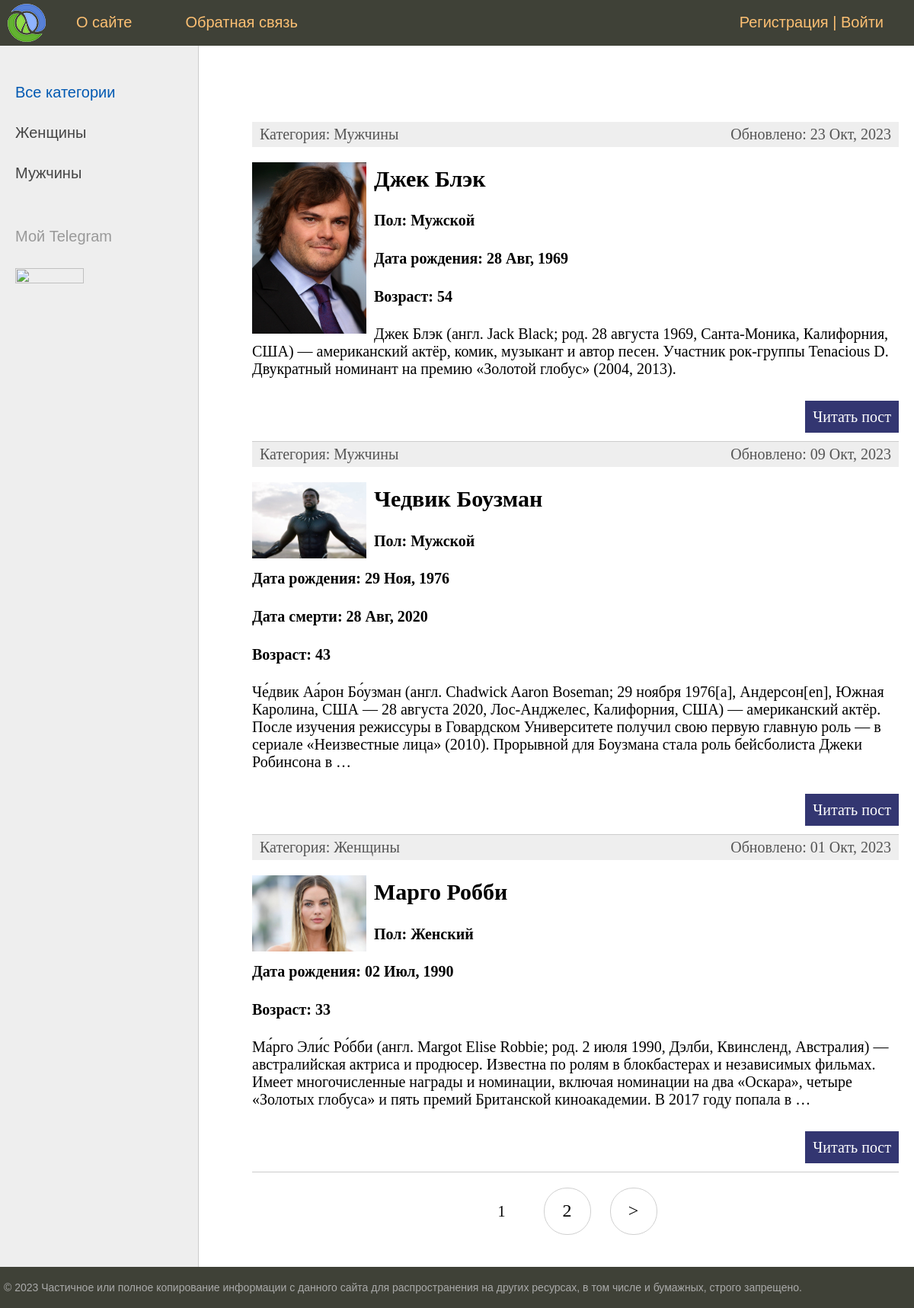
The page / on the database its author committed.
### actors/models.py (models this page shows, shortened)
class Category(models.Model):
    name = models.CharField(max_length=100, db_index=True, verbose_name="Категория")
    slug = models.SlugField(max_length=255, unique=True, db_index=True, verbose_name="URL")
    def __str__(self):
        return self.name
    def get_absolute_url(self):
        return reverse('category', kwargs={'cat_id': self.pk})
    class Meta:
        verbose_name = 'категорию'
        verbose_name_plural = 'Категории'
        ordering = ['id']

class Actors(models.Model):
    title = models.CharField(max_length=255, verbose_name='Заголовок')
    slug = models.SlugField(max_length=100, unique=True, db_index=True, verbose_name='URL')
    sex = models.CharField(max_length=100, verbose_name='Пол')
    birth = models.DateField(blank=True, verbose_name='Дата рождения')
    death = models.DateField(blank=True, null=True, verbose_name='Дата смерти')
    bio = models.TextField(blank=True, verbose_name='Биография')
    photo = models.ImageField(blank=True, null=True, upload_to='photos%Y/%m/%d/', verbose_name='Фото')
    crt_time = models.DateTimeField(auto_now_add=True, verbose_name='Время создания')
    upd_time = models.DateTimeField(auto_now=True, verbose_name='Время обновления')
    is_published = models.BooleanField(default=True, verbose_name='Публикация')
    cat = models.ForeignKey('Category', on_delete=models.PROTECT, verbose_name='Категория')
    def get_age(self):
        b_s = str(self.birth)
        date_format = '%Y-%m-%d'
        if self.death is None:
            temp = datetime.today() - datetime.strptime(b_s, date_format)
        else:
            d_s = str(self.death)
            temp = datetime.strptime(d_s, date_format) - datetime.strptime(b_s, date_format)
        return temp.days // 365
    def get_absolute_url(self):
        return reverse('post', kwargs={'post_slug': self.slug})
    class Meta:
        verbose_name = 'актёров'
        verbose_name_plural = 'Актёры'
        ordering = ['-crt_time', 'title']

### actors/views.py (the view)
# urls.py: path('', ActorsHome.as_view(), name='home'),
class ActorsHome(DataMixin, ListView):
    model = Actors
    template_name = 'actors/startpage.html'
    context_object_name = 'posts'
    def get_context_data(self, *, object_list=None, **kwargs):
        context = super().get_context_data(**kwargs)
        c_def = self.get_user_context(title='Главная страница')
        return dict(list(context.items()) + list(c_def.items()))
    def get_queryset(self):
        return Actors.objects.filter(is_published=True)

### actors/templatetags/actors_tags.py (called while the page is built)
@register.inclusion_tag('actors/list_categories.html')
def show_categories(sort=None, cat_selected=0):
    if not sort:
        cats = Category.objects.annotate(Count('actors'))
    else:
        cats = Category.objects.annotate(Count('actors')).order_by(sort)
    return {'cats': cats, 'cat_selected': cat_selected}

### actors/utils.py (called while the page is built)
    def get_user_context(self, **kwargs):
        context = kwargs
        cats = Category.objects.all()
        user_menu = menu.copy()
        if not self.request.user.is_authenticated:
            user_menu.pop(1)
        context['menu'] = user_menu
        context['cats'] = cats
        if 'cat_selected' not in context:
            context['cat_selected'] = 0
        return context

### actors/templates/actors/startpage.html (shortened to what this page needs)
{% extends 'actors/base.html' %}
{% block content %}
<ul class="list-articles">
	{% for p in posts %}
			<li><div class="article-panel">
				<p class="first">Категория: {{p.cat}}</p>
				<p class="last">Обновлено: {{p.upd_time|date:'d M, Y'}}</p>
			</div>
{% if p.photo %}
	<p><img class="img-article-left thumb" src="{{p.photo.url}}"></p>
{% endif %}
				<h2>{{p.title}}</h2>
				<h4>Пол: {{p.sex}}</h4>
				<h4>Дата рождения: {{p.birth|date:'d M, Y'}}</h4>
				{% if p.death %}
				<h4>Дата смерти: {{p.death|date:'d M, Y'}}</h4>
				{% endif %}
				<h4>Возраст: {{p.get_age}}</h4>
	{% autoescape on %}
	{{p.bio|linebreaks|truncatewords:50}}
	{% endautoescape %}
			<p class="link-read-post"><a href="{{p.get_absolute_url}}">Читать пост</a></p>
			</li>
	{% endfor %}
</ul>
{% endblock %}

### actors/templates/actors/list_categories.html
{% for c in cats %}
{% if c.actors__count > 0 %}
	{% if c.pk == cat_selected %}
		<li class="selected">{{c.name}}</li>
	{% else %}
		<li><a href="{{ c.get_absolute_url }}">{{c.name}}</a></li>
	{% endif %}
{% endif %}
{% endfor %}

### actors/static/actors/css/styles.css (style rules this page uses)
html, body { font-family: 'Arial'; margin: 0; padding: 0; height: 100%; width: 100%; color: #444; }
a { color: #0059b2; text-decoration: none; }
img { max-width: 600px; height: auto; }
img.img-article-left { max-width: 300px; height: auto; float: left; padding: 0 10px 10px 0; }
img.img-article-left.thumb { max-width: 150px; height: auto; }
p.link-read-post { text-align: right; }
p.link-read-post a { padding: 10px; min-width: 100px; background: #333671; color: #fff; text-decoration: none; }
div.article-panel { background: #eee; padding: 5px 10px 5px 10px; box-sizing border-box; overflow: hidden; color: #555; }
div.article-panel p.first { margin: 0; float: left; }
div.article-panel p.last { margin: 0; float: right; }
ul.list-articles { list-style: none; margin: 0; padding: 0; }
ul.list-articles li { border-bottom: 1px solid #ccc; }
.left-chapters ul li { margin: 30px 0 0 0; color: #999; }
.left-chapters ul li a { color: #444; text-decoration: none; }

### rows shown on the page
Category: name "Женщины"
Category: name "Мужчины"
Actors: cat "Мужчины", upd_time "23 Окт, 2023", photo (picture), title "Джек Блэк", sex "Мужской", birth "28 Авг, 1969", get_age "54", bio "Джек Блэк (англ. Jack Black; род. 28 августа 1969, Санта-Моника, Калифорния, США) — американский актёр, комик, музыкант и автор песен. Участник рок-группы Tenacious D. Двукратный номинант на премию «Золотой глобус» (2004, 2013)."
Actors: cat "Мужчины", upd_time "09 Окт, 2023", photo (picture), title "Чедвик Боузман", sex "Мужской", birth "29 Ноя, 1976", death "28 Авг, 2020", get_age "43", bio "Че́двик Аа́рон Бо́узман (англ. Chadwick Aaron Boseman; 29 ноября 1976[a], Андерсон[en], Южная Каролина, США — 28 августа 2020, Лос-Анджелес, Калифорния, США) — американский актёр. После изучения режиссуры в Говардском Университете получил свою первую главную роль — в сериале «Неизвестные лица» (2010). Прорывной для Боузмана стала роль бейсболиста Джеки Робинсона в …"
Actors: cat "Женщины", upd_time "01 Окт, 2023", photo (picture), title "Марго Робби", sex "Женcкий", birth "02 Июл, 1990", get_age "33", bio "Ма́рго Эли́с Ро́бби (англ. Margot Elise Robbie; род. 2 июля 1990, Дэлби, Квинсленд, Австралия) — австралийская актриса и продюсер. Известна по ролям в блокбастерах и независимых фильмах. Имеет многочисленные награды и номинации, включая номинации на два «Оскара», четыре «Золотых глобуса» и пять премий Британской киноакадемии. В 2017 году попала в …"

### other values the page prints
{{ m.title }} "О сайте" "Обратная связь"
{{ p }} "1"
{{ p }} "2"
